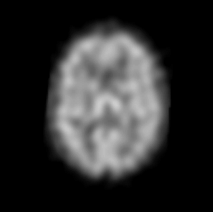
%> input picture lab2/images/brain1.png, 213 x 212 px
$ octave --eval "es3('images/brain1.png');"   (GNU Octave 9; MATLAB toolbox functions it lacks are replaced by stand-ins)
%> lines starting %> are read from the running program, lines starting %| are printed output that depends on the picture
function es3(image)
%> called with image = 'images/brain1.png'
I = double(imread(image));
%> I: size 212x213 double; min 0, max 205, mean 45.3; mean of the top-left, top-right, bottom-left and bottom-right quarters 44.1, 49.5, 42.9, 44.7
width = 5;
sigma1 = 1;
sigma2 = 4;

% two low-pass filters
L1 = fspecial('gaussian', width, sigma1);
L2 = fspecial('gaussian', width, sigma2);
% low-pass filtered image
figure; imagesc(conv2(I, L2, 'same'));
axis image; axis off; caxis([1 255]);
%> after `caxis([1 255])`:
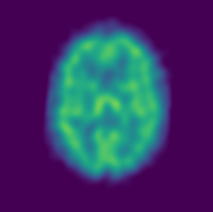
%> displayed picture: size 212x213x3, on the screen's scale of 0 to 255; mean R, G, B 60.9, 51.3, 101.2

% an high-pass filter
H = zeros(size(L1));
H(ceil(size(H,1)/2), ceil(size(H,2)/2)) = 1;
H = H - L2;
% high-pass filtered image
figure; imagesc(conv2(I, H, 'same'));
axis image; axis off; caxis([1 255]);
%> after `caxis([1 255])`:
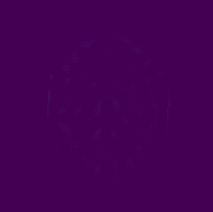
%> displayed picture: size 212x213x3, on the screen's scale of 0 to 255; mean R, G, B 68, 1.1, 84.2

% a band-pass filter
B = L1 - L2;
% band-pass filtered image
figure; imagesc(conv2(I, B, 'same'));
axis image; axis off; caxis([1 255]);
